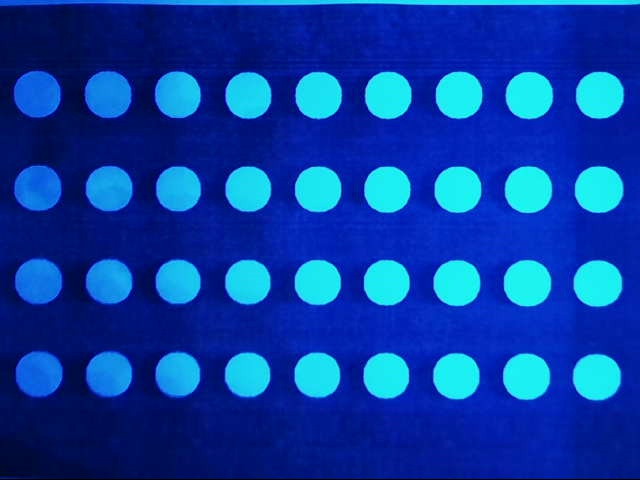
#> input picture sr_07/images_storage/catched/test.jpg, 640 x 480 px, found by its file name
$ python halconTest.py   (older library calls are emulated)
#> lines starting #> are read from the running program, lines starting #| are printed output that depends on the picture; after the words box and inside, x2 and y2 are one past the last pixel; in counts of white or black regions, pixels touching at a corner belong together
import cv2
import numpy as np


def vertexFinder(xList, yList):
    xMaxIndex = max(xList)
    yMaxIndex = max(yList)
    xMinIndex = min(xList)
    yMinIndex = min(yList)

    if xList.count(xMaxIndex) == 1:
        xMax_y = [xMaxIndex, yList[xList.index(xMaxIndex)]]
        xMin_y = [xMinIndex, yList[xList.index(xMinIndex)]]
        x_yMax = [xList[yList.index(yMaxIndex)], yMaxIndex]
        x_yMin = [xList[yList.index(yMinIndex)], yMinIndex]
    else:
        xMax_y = [xMaxIndex, yMaxIndex]
        xMin_y = [xMinIndex, yMinIndex]
        x_yMax = [xMinIndex, yMaxIndex]
        x_yMin = [xMaxIndex, yMinIndex]

    return [xMax_y, xMin_y, x_yMax, x_yMin]

dir = "/Users/liz187/Documents/chisheng/GoldenPeek/sr_07/images_storage/catched/"
img = cv2.imread(dir+"test.jpg")
#> img is the input picture: shape (480, 640, 3); mean B, G, R 163.8, 62.4, 7.7

gray = cv2.cvtColor(img, cv2.COLOR_BGR2GRAY)
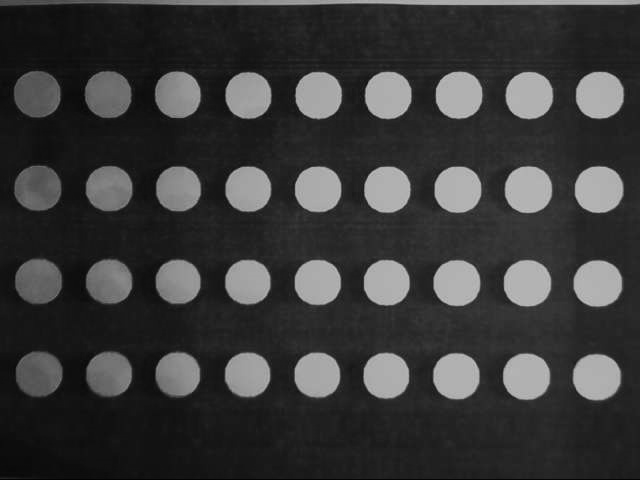
#> gray: shape (480, 640); min 2, max 197, mean 57.6
cv2.imwrite(dir + "halconGray.jpg", gray)
ret, th1 = cv2.threshold(gray, 70, 255, cv2.THRESH_BINARY)
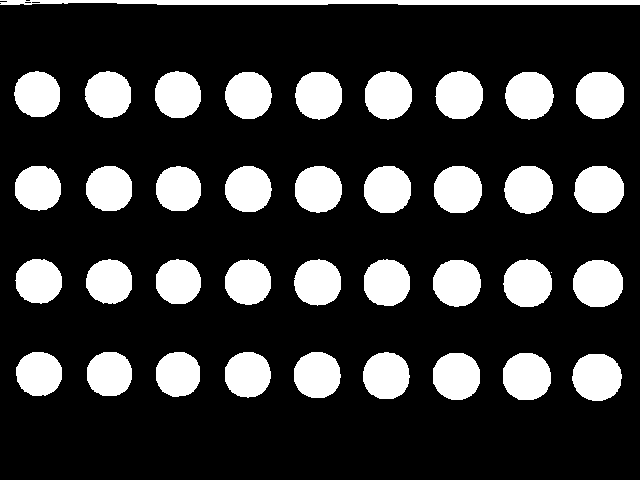
#> th1: shape (480, 640); 21.5% white; 38 white regions (1 under 20 px)
cv2.imwrite(dir + "halconGray1.jpg", th1)

image, contours, hierarchy = cv2.findContours(th1, cv2.RETR_TREE, cv2.CHAIN_APPROX_SIMPLE)
#> contours = 40 contours, 3 with area under 20; largest, box (x1, y1, x2, y2) and area: (0, 0, 640, 5) 2288, (573, 260, 623, 307) 1828, (574, 166, 624, 213) 1821, (572, 354, 622, 401) 1800, (576, 72, 624, 119) 1794
cv2.drawContours(img, contours, -1, (0, 0, 255), 3)
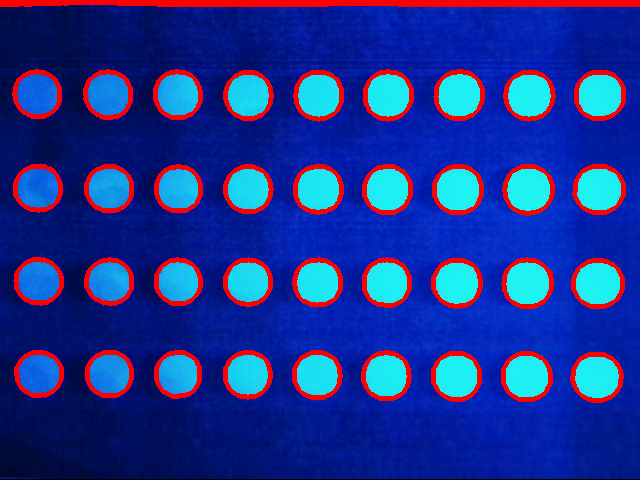
#> img: shape (480, 640, 3); 9.2% of pixels changed, all inside (x1, y1, x2, y2) = (0, 0, 640, 403)

key = 0
xList = []
yList = []
for element in contours:
    (x, y), radius = cv2.minEnclosingCircle(contours[key])
    xList.append(x)
    yList.append(y)
    key = key + 1
#> this loop made 40 passes
#> (x, y, radius) on passes 1 to 12: (596.7, 376.5, 24.94), (526.3, 376.1, 24.68), (455.9, 376, 24.27), (386, 375.4, 23.91), (316.9, 374.5, 23.84), (247.3, 374.3, 23.51), (177.8, 374.2, 23.07), (109, 373.5, 23.11), (38.5, 373, 23.29), (551, 272, 0.0001), (597.5, 283, 25.22), (456.5, 282.5, 24.34)
#> after the loop, key = 40; xList = 40 values, max 599.5 at index 28, min 27.5 at index 39, mean 309.2; yList = 40 values, max 376.5 at index 0, min 2 at index 37, mean 218.5

Vertexes = vertexFinder(xList, yList)
#> in vertexFinder, `xMaxIndex = max(xList)`: xMaxIndex = 599.5
#> in vertexFinder, `yMaxIndex = max(yList)`: yMaxIndex = 376.5
#> in vertexFinder, `xMinIndex = min(xList)`: xMinIndex = 27.5
#> in vertexFinder, `yMinIndex = min(yList)`: yMinIndex = 2
#> in vertexFinder, `xMax_y = [xMaxIndex, yList[xList.index(xMaxIndex)]]`: xMax_y = [599.5, 95]
#> in vertexFinder, `xMin_y = [xMinIndex, yList[xList.index(xMinIndex)]]`: xMin_y = [27.5, 2]
#> in vertexFinder, `x_yMax = [xList[yList.index(yMaxIndex)], yMaxIndex]`: x_yMax = [596.7, 376.5]
#> in vertexFinder, `x_yMin = [xList[yList.index(yMinIndex)], yMinIndex]`: x_yMin = [319.5, 2]
#> Vertexes = [[599.5, 95], [27.5, 2], [596.7, 376.5], [319.5, 2]]

pointsFont = ['A', 'B', 'C', 'D']
for i in Vertexes:
    cv2.circle(img, (int(i[0]), int(i[1])), 3, (55, 255, 155), 2)  # 修改最后一个参数
    cv2.putText(img, str(pointsFont[Vertexes.index(i)]), (int(i[0]), int(i[1])), cv2.FONT_HERSHEY_SIMPLEX, 2,
                (0, 255, 0), 3)
#> this loop made 4 passes
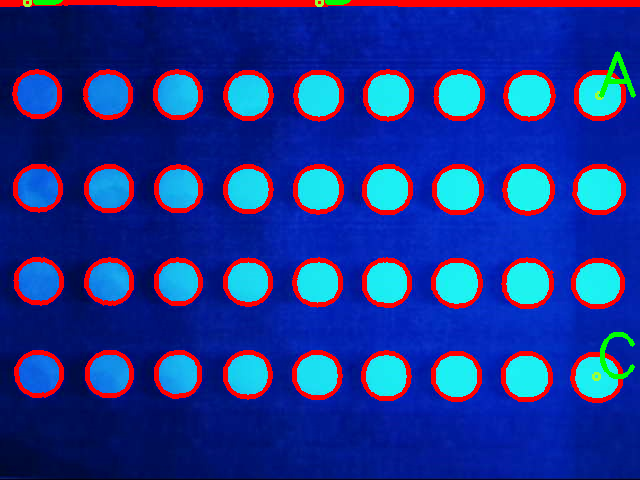
#> img: shape (480, 640, 3); 0.48% of pixels changed, all inside (x1, y1, x2, y2) = (23, 0, 636, 381)

cv2.imwrite(dir + "halconKK.jpg", img)
cv2.namedWindow('myimg1')
cv2.imshow('halconKK',img)
cv2.waitKey()
cv2.destroyAllWindows()
